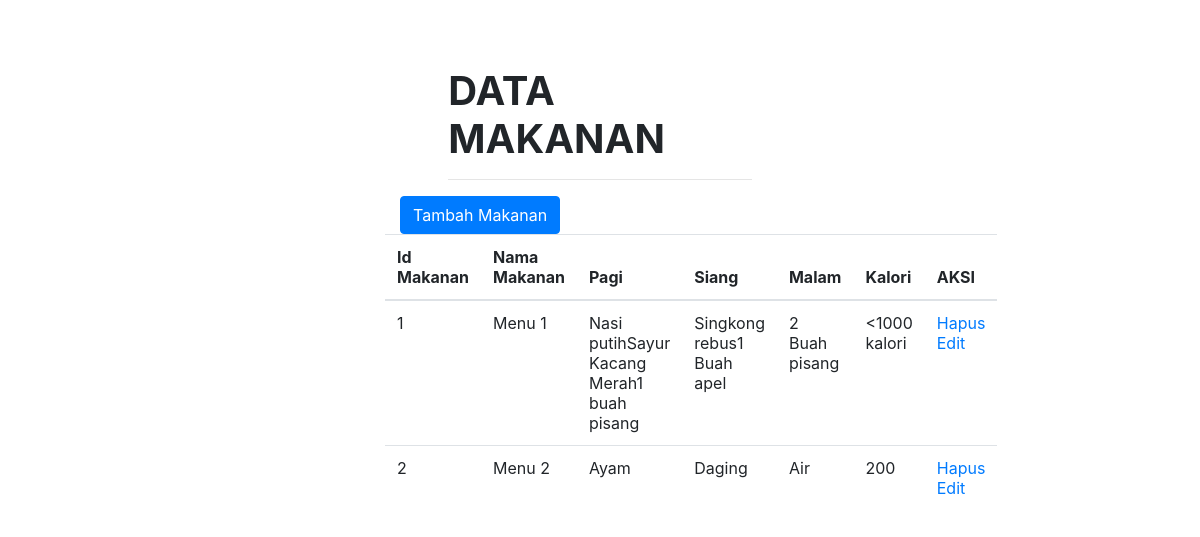
Page /index.php/main_controller/halaman5 on the committed database.
### tables this page shows
CREATE TABLE `makanan` (
  `id_makanan` int(2) NOT NULL,
  `nama_makanan` varchar(1000) NOT NULL,
  `pagi` varchar(1000) NOT NULL,
  `siang` varchar(1000) NOT NULL,
  `malam` varchar(1000) NOT NULL,
  `kalori` varchar(200) NOT NULL
);

### application/controllers/Main_Controller.php (called while the page is built, shortened)
<?php if ( ! defined('BASEPATH')) exit('No direct script access allowed');
class Main_Controller extends CI_Controller{
	function __construct(){
        $this->load->model([
            'M_login','M_knn','M_user',"M_admin"
        ]);
    }
    function halaman5(){
        $data['makanan'] = $this->M_admin->view_all3();
        $this->load->view('tampil_data_makanan', $data);
    }
}

### index.php (called while the page is built, shortened)
<?php
require_once BASEPATH.'core/CodeIgniter.php';

### application/models/M_admin.php (called while the page is built, shortened)
<?php
class M_admin extends CI_Model{
	public function view_all3($id_makanan=null){
		$this->db->from('makanan');
		if (!is_null($id_makanan)) {
			$this->db->where('id_makanan', $id_makanan);
			$result = $this->db->get();
			if ($result->num_rows() !== 1) {
				return array();
			}
			return $result->row_array();
		} else {
			$query = $this->db->get();
			return $query;
		}
	}
}

### application/views/tampil_data_makanan.php (the view, shortened to what this page needs)
<link rel="stylesheet" type="text/css" media="screen" href="https://stackpath.bootstrapcdn.com/bootstrap/4.4.1/css/bootstrap.min.css">
<link rel="stylesheet" type="text/css" media="screen" href="https://stackpath.bootstrapcdn.com/bootstrap/4.4.1/js/bootstrap.min.js">
<div class="container-table100">
	<div class="wrap-table100">
	    <div class="table">
			<div class="col-lg-10 mx-auto">
			    <h1 class="text-uppercase">
					<strong>Data Makanan</strong></h1><hr>
			</div>
			    <a class="btn btn-primary" href="<?php echo base_url();?>Main_controller/index_mkn"><span>Tambah Makanan</span></a>
			        <div class="row header">
			           <table>
							<thead >
								<tr>
                                    <th width="20%">Id Makanan</th>
									<th width="20%">Nama Makanan</th>
									<th width="20%">Pagi</th>
                                    <th width="20%">Siang</th>
                                    <th width="20%">Malam</th>
                                    <th width="20%">Kalori</th>
									<th width="20%">AKSI</th>
								</tr>
							</thead>
							<tbody>
								<?php
									foreach ( $makanan->result_array() as $key) {
										?>
										<tr>
											<td><?php echo $key['id_makanan']; ?></td>
											<td><?php echo $key['nama_makanan']; ?></td>
                                            <td><?php echo $key['pagi']; ?></td>
                                            <td><?php echo $key['siang']; ?></td>
                                            <td><?php echo $key['malam']; ?></td>
                                            <td><?php echo $key['kalori']; ?></td>
											<td>
												<a href="<?php echo base_url('Main_controller/delete_mk/'.$key['id_makanan'])?>">Hapus</a>
												<a href="<?php echo base_url('Main_controller/index_mk/'.$key['id_makanan'])?>">Edit</a>
											</td>
										</tr>
										<?php
									}
								 ?>
							</tbody>
						</table>
					  </div>
					</div>
			</div>
		</div>

### rows in the picture
makanan: id_makanan "1", nama_makanan "Menu 1", pagi "Nasi putihSayur Kacang Merah1 buah pisang", siang "Singkong rebus1 Buah apel", malam "2 Buah pisang", kalori "<1000 kalori"
makanan: id_makanan "2", nama_makanan "Menu 2", pagi "Ayam", siang "Daging", malam "Air", kalori "200"
